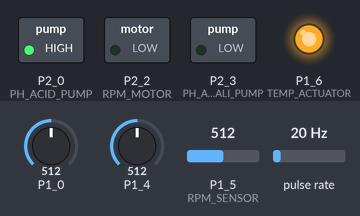
The sketch below on a simulated TI MSP430 LaunchPad. On the bench: switched loads named in the sketch (green lamp = pin HIGH), output pins drawn as LEDs (lit = HIGH). Wiring (inferred from the names in the program): pulse sensor: data P1_5. The inputs (shaded band) are chosen by the test bench; at power-on: P1_0 = 512, P1_4 = 512, P1_5 (RPM_SENSOR) = 512, pulse rate 20 Hz.

Above: at 1.2 s.
1.3 s: P1_0 set to 581
2.8 s: P1_0 set to 612
At 3.3 s:
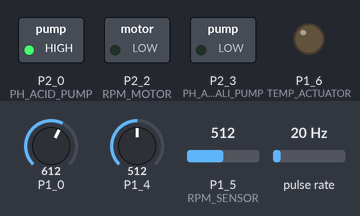
7.3 s: P1_0 set to 306
At 8.5 s:
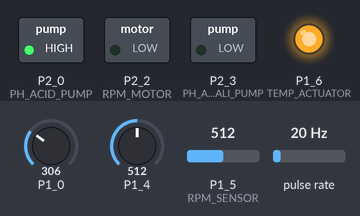
8.8 s: P1_0 set to 716
At 10.0 s:
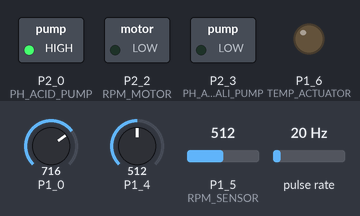
Timing chart, 0 to 11.3 s (numbered marks = the images above; inputs shaded):
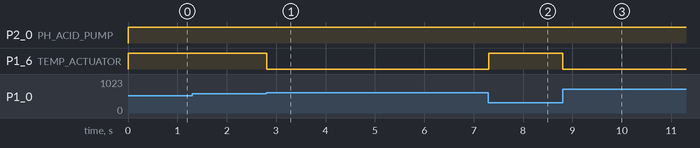

The sketch:

sketch_nov27a.ino
```cpp
#define NUM_SENSORS 3

#define TEMP_SENSOR P1_0
#define RPM_SENSOR P1_5
#define PH_SENSOR P1_4

#define TEMP_ACTUATOR P1_6
#define RPM_MOTOR P2_2
#define PH_ACID_PUMP P2_0
#define PH_ALKALI_PUMP P2_3

#include<stdlib.h>
#include<string.h>
volatile long COUNT;
long LAST_TIME;

struct sensor {
    char* name;
    float target_value;
    uint8_t input_pin;
    float most_recent_value;
    float (*input_to_value) (int);
    void (*regulate_output) (struct sensor*);
};

struct sensor* new_sensor(
    char* name,
    float target_value,
    uint8_t input_pin,
    uint8_t* output_pins,
    int num_output_pins,
    float (*input_to_value) (int),
    void (*regulate_output) (struct sensor*)
    ){
    struct sensor* s = (struct sensor*) malloc(sizeof(struct sensor));
    s->name = name;
    s->target_value = target_value;
    s->input_pin = input_pin;
    s->most_recent_value = 0;
    s->input_to_value = input_to_value;
    s->regulate_output = regulate_output;
    pinMode(s->input_pin, INPUT);
    for(int i = 0; i < num_output_pins; i++){
        pinMode(output_pins[i], OUTPUT);
    }
    return s;
}


struct sensor** sensors;

char* extract_message(String text, char* header, char* buf){
    text.toCharArray(buf, text.length() + 1);
    return (buf + strlen(header));
    // shift the buffer by the length of the header
    // also f*** the memory requirements that mean I have
    // to do this.
}

struct sensor* get_sensor_with_name(char* name){
    for (int i = 0; i < NUM_SENSORS; i++){
        if(strcmp(sensors[i]->name, name) == 0){
            return sensors[i];
        }
    }
    return NULL;
}

void handle_serial(){
    String string = Serial.readStringUntil('\n');
    string.trim();
    char* buffer = (char*) malloc(50 * sizeof(char));
    if(string.startsWith("GET ")){
        char* sensor_name = extract_message(string, "GET ", buffer);
        struct sensor* s = get_sensor_with_name(sensor_name);
        if (s != NULL){
            Serial.print("GET ");
            Serial.print(s->name);
            Serial.print(" ");
            Serial.println(s->most_recent_value);
        }else{
            Serial.println("GET FAILED");
        }
    }
    else if(string.startsWith("INFO ")){
        char* sensor_name = extract_message(string, "INFO ", buffer);
        struct sensor* s = get_sensor_with_name(sensor_name);
        if (s != NULL){
            Serial.print("INFO ");
            Serial.print(s->name);
            Serial.print(" ");
            Serial.println(s->target_value);
        }
        else{
            Serial.println("INFO FAILED");
        }
    }
    else if(string.startsWith("SET ")){
        char* msg = extract_message(string, "SET ", buffer);
        char* sensor_name = strtok(msg, " ");
        struct sensor* s = get_sensor_with_name(sensor_name);
        if (s != NULL){
            char* sensor_value = strtok(NULL, " ");
            float sensor_value_float = String(sensor_value).toFloat();
            s->target_value = sensor_value_float;
            Serial.print("SET ");
            Serial.print(sensor_name);
            Serial.print(" ");
            Serial.println(s->target_value);
        }
        else{
            Serial.println("SET FAILED");
        }
    }
    free(buffer);
}

void handle_sensor(struct sensor* s){
    s->most_recent_value = s->input_to_value(analogRead(s->input_pin));
    s->regulate_output(s);
}

void handle_sensors(){
    for (int i = 0; i < NUM_SENSORS; i++){
        struct sensor* s = sensors[i];
        handle_sensor(s);
    }
}

/* Heater Team's work */
float temp_input_to_value(int value){
    return (float)(4*((value-607)/(43.0f)) + 33);
}

void temp_regulate_output(struct sensor* s){
    if(s->most_recent_value < s->target_value - 2.8){
        analogWrite(TEMP_ACTUATOR, 255);
    }else{
        analogWrite(TEMP_ACTUATOR, 0);
    }
}


/* pH Team's work */
float ph_input_to_value(int value){
    return (float)value;
}
void ph_regulate_output(struct sensor* s){
    float ph_buffer = 0.5;
    if (s->most_recent_value < s->target_value - ph_buffer){
        digitalWrite(PH_ALKALI_PUMP, HIGH);
    } else if (s->most_recent_value > s->target_value + ph_buffer){
        digitalWrite(PH_ACID_PUMP, HIGH);
    } else {
        digitalWrite(PH_ACID_PUMP, LOW);
        digitalWrite(PH_ALKALI_PUMP, LOW);
    }
}

void addToCount(){
    COUNT += 1;
}

/* Motor Team's work*/
float motor_input_to_value(int value){
    long t = (millis() - LAST_TIME);
    float rpm = COUNT;
    //COUNT = 0;
    LAST_TIME = millis();
    return COUNT;
}

void motor_regulate_output(struct sensor* s){
    analogWrite(RPM_MOTOR, s->target_value);
}

void setup(){
    uint8_t temp_output = TEMP_ACTUATOR;
    uint8_t ph_outputs[2] = {PH_ACID_PUMP, PH_ALKALI_PUMP};
    uint8_t motor_output = RPM_MOTOR;
    sensors = (struct sensor**) malloc(sizeof(struct sensor*) * NUM_SENSORS);
    sensors[0] = new_sensor("Temp", 35.0f, TEMP_SENSOR, &temp_output, 1, &temp_input_to_value, &temp_regulate_output);
    sensors[1] = new_sensor("pH", 5.0f, PH_SENSOR, ph_outputs, 2, &ph_input_to_value, &ph_regulate_output);
    sensors[2] = new_sensor("Motor", 0.0f, RPM_SENSOR, &motor_output, 1, &motor_input_to_value, &motor_regulate_output);
    Serial.begin(9600);
    Serial.setTimeout(16);
    attachInterrupt(RPM_SENSOR, addToCount, RISING);
}

void loop(){
    handle_sensors();
    if (Serial.available() > 0){
        handle_serial();
    }
    delay(16);
}
```

Measured:
- the behaviour switches between 598 and 599 on P1_0 (found by bisection; images 0 and 1)
- after the input at 1.3 s, every drawn part: stays the same
- after the input at 2.8 s, P1_6 (TEMP_ACTUATOR): HIGH → LOW at once
- after the input at 7.3 s, P1_6 (TEMP_ACTUATOR): LOW → HIGH at once
- after the input at 8.8 s, P1_6 (TEMP_ACTUATOR): HIGH → LOW at once
